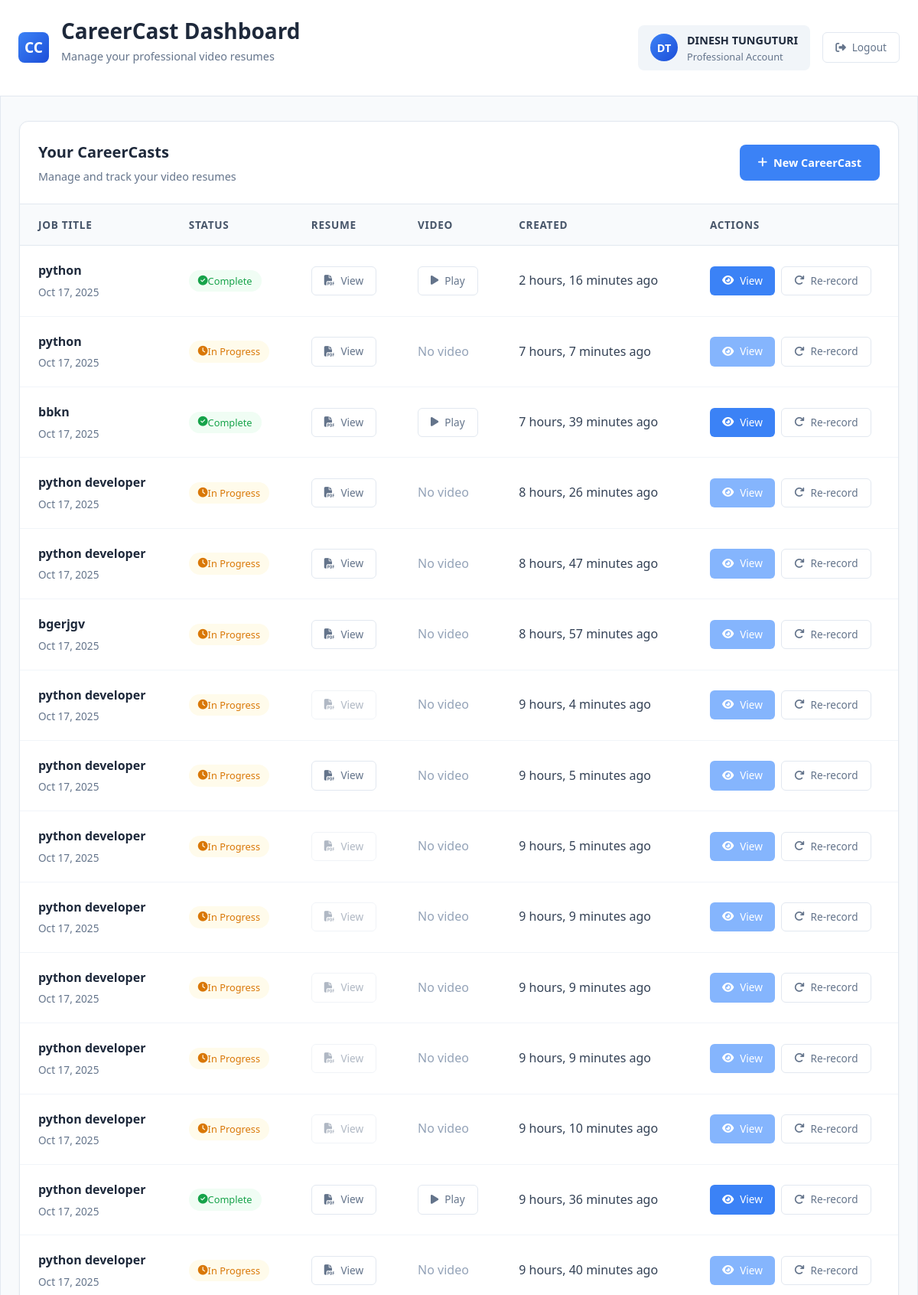
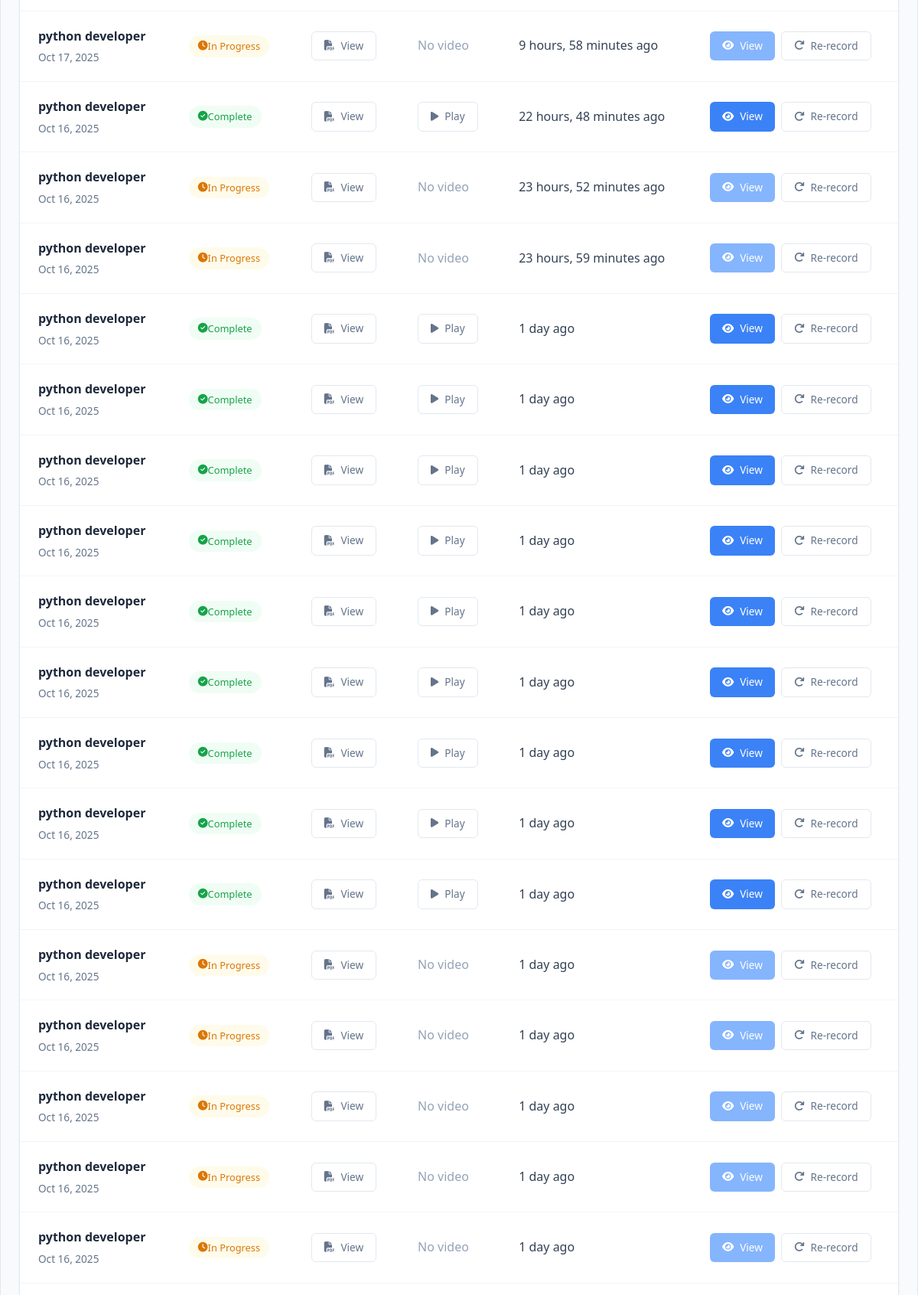
Screenshot of /dashboard/ (signed in, upper part) with the database file from the repository (2 pictures, top to bottom).
### main_app/models.py (models this page shows, shortened)
class CustomUser(AbstractUser):
    email = models.EmailField(unique=True)
    otp = models.CharField(max_length=6, blank=True, null=True)
    otp_created_at = models.DateTimeField(null=True, blank=True)
    is_verified = models.BooleanField(default=False)
    def get_profile_initials(self):
        if self.first_name and self.last_name:
            return f"{self.first_name[0]}{self.last_name[0]}".upper()
        elif self.first_name:
            return self.first_name[0].upper()
        else:
            return self.username[0].upper()
    groups = models.ManyToManyField(
        'auth.Group',
        related_name='customuser_set',  # This is the key fix for avoiding clashes
        blank=True,
        help_text='The groups this user belongs to.'
    )
    user_permissions = models.ManyToManyField(
        'auth.Permission',
        related_name='customuser_permissions',  # This is the key fix for avoiding clashes
        blank=True,
        help_text='Specific permissions for this user.'
    )

class CareerCast(models.Model):
    user = models.ForeignKey(settings.AUTH_USER_MODEL, on_delete=models.CASCADE)
    job_title = models.CharField(max_length=255)
    job_description = models.TextField()
    created_at = models.DateTimeField(auto_now_add=True)
    teleprompter_text = models.TextField(null=True, blank=True)
    updated_at = models.DateTimeField(auto_now=True)
    resume_file = models.FileField(upload_to='career_casts/resumes/', null=True, blank=True)
    video_file = models.FileField(upload_to='career_casts/videos/', null=True, blank=True)

### main_app/views.py (the view)
# urls.py: path('dashboard/', views.dashboard, name='dashboard'),
@login_required
def dashboard(request):
    try:
        career_casts = CareerCast.objects.filter(user=request.user).order_by('-created_at')
        profile_initials = request.user.get_profile_initials()
        return render(request, 'main_app/dashboard.html', {
            'career_casts': career_casts,
            'profile_initials': profile_initials
        })
    except Exception as e:
        print(f"Error fetching career casts: {e}")
        return redirect('landing')  # Fallback if there's an error

### main_app/templates/main_app/dashboard.html (shortened to what this page needs)
{% extends 'main_app/base.html' %}
{% load static %}
{% block content %}
<!DOCTYPE html>
<html lang="en">
<head>
  <link rel="stylesheet" href="https://cdnjs.cloudflare.com/ajax/libs/font-awesome/6.4.0/css/all.min.css">
</head>
<body>
  <header class="dashboard-header">
    <div class="header-content">
      <div class="logo-section">
        <div class="logo">CC</div>
        <div class="header-text">
          <h1>CareerCast Dashboard</h1>
          <p>Manage your professional video resumes</p>
        </div>
      </div>
      <div class="user-actions">
        <div class="user-info">
          <div class="user-avatar">
            {% if user.first_name and user.last_name %}
              {{ user.first_name|first }}{{ user.last_name|first }}
            {% else %}
              {% if user.username %}
                {{ user.username|first|upper }}
              {% else %}
                DU
              {% endif %}
            {% endif %}
          </div>
          <div class="user-details">
            <div class="user-name">
              {% if user.first_name and user.last_name %}
                {{ user.first_name }} {{ user.last_name }}
              {% else %}
                {% if user.username %}
                  {{ user.username }}
                {% else %}
                  Demo User
                {% endif %}
              {% endif %}
            </div>
            <div class="user-role">Professional Account</div>
          </div>
        </div>
        <a href="{% url 'logout' %}" class="logout-btn">
          <i class="fas fa-sign-out-alt"></i> Logout
        </a>
      </div>
    </div>
  </header>
  <div class="container">
    <div class="dashboard-content">
      <div class="casts-section">
        <div class="section-header">
          <div>
            <div class="section-title">Your CareerCasts</div>
            <div class="section-subtitle">Manage and track your video resumes</div>
          </div>
          <a href="{% url 'create_cast_step1' %}" class="new-cast-btn" id="newCastBtn">
            <i class="fas fa-plus"></i> New CareerCast
          </a>
        </div>
        <div class="table-container">
          {% if career_casts %}
            <table class="casts-table">
              <thead>
                <tr>
                  <th>Job Title</th>
                  <th>Status</th>
                  <th>Resume</th>
                  <th>Video</th>
                  <th>Created</th>
                  <th>Actions</th>
                </tr>
              </thead>
              <tbody>
  {% for cast in career_casts %}
  <tr>
    <td>
      <div class="job-title">{{ cast.job_title }}</div>
      <div class="job-date">{{ cast.created_at|date:"M d, Y" }}</div>
    </td>
    <td>
      {% if cast.video_file %}
        <span class="status-badge status-complete">
          <i class="fas fa-check-circle"></i> Complete
        </span>
      {% else %}
        <span class="status-badge status-draft">
          <i class="fas fa-clock"></i> In Progress
        </span>
      {% endif %}
    </td>
    <td>
      {% if cast.resume_file %}
        <a href="{{ cast.resume_file.url }}" class="btn btn-outline" target="_blank">
          <i class="fas fa-file-pdf"></i> View
        </a>
      {% else %}
        <button class="btn btn-outline" disabled style="opacity: 0.5; cursor: not-allowed;">
          <i class="fas fa-file-pdf"></i> View
        </button>
      {% endif %}
    </td>
    <td>
      {% if cast.video_file %}
        <a href="{{ cast.video_file.url }}" class="btn btn-outline" target="_blank">
          <i class="fas fa-play"></i> Play
        </a>
      {% else %}
        <span style="color: #94a3b8;">No video</span>
      {% endif %}
    </td>
    <td>{{ cast.created_at|timesince }} ago</td>
    <td>
      <div class="action-buttons">
        {% if cast.video_file %}
          <a href="{% url 'final_result' cast.id %}" class="btn btn-primary">
            <i class="fas fa-eye"></i> View
          </a>
        {% else %}
          <button class="btn btn-primary" disabled style="opacity: 0.5; cursor: not-allowed;">
            <i class="fas fa-eye"></i> View
          </button>
        {% endif %}
        <button class="btn btn-outline" onclick="reRecordVideo('{{ cast.id }}')">
          <i class="fas fa-redo"></i> Re-record
        </button>
      </div>
    </td>
  </tr>
  {% endfor %}
</tbody>
            </table>
          {% endif %}
        </div>
      </div>
    </div>
  </div>
</body>
</html>
{% endblock %}

### main_app/templates/main_app/base.html (shortened to what this page needs)
<!DOCTYPE html>
<html lang="en">
<head>
    <link href="https://cdn.jsdelivr.net/npm/bootstrap@5.1.3/dist/css/bootstrap.min.css" rel="stylesheet">
    <link href="https://cdnjs.cloudflare.com/ajax/libs/font-awesome/6.0.0/css/all.min.css" rel="stylesheet">
</head>
<body>
    {% block content %}
    {% endblock %}
</body>
</html>

### main_app/templates/main_app/base.html (style rules this page uses)
:root { --primary-color: #2563eb; --secondary-color: #64748b; --accent-color: #f59e0b; }
body { font-family: 'Segoe UI', Tahoma, Geneva, Verdana, sans-serif; background-color: #f8f9fa; min-height: 100vh; }
.btn-primary { background: var(--primary-color); border: none; padding: 12px 30px; border-radius: 10px; font-weight: 600; }

### main_app/templates/main_app/dashboard.html (style rules this page uses)
* { box-sizing: border-box; margin: 0; padding: 0; }
body { font-family: 'Segoe UI', system-ui, -apple-system, sans-serif; background-color: #f8fafc; color: #334155; line-height: 1.6; min-height: 100vh; border-left: 1px solid #e2e8f0; border-right: 1px solid #e2e8f0; }
.container { max-width: 100%; margin: 0 auto; padding: 0 1.5rem; }
.dashboard-header { background: white; border-bottom: 1px solid #e2e8f0; padding: 1.5rem 0; margin-bottom: 2rem; margin-left: -1px; margin-right: -1px; padding-left: 1.5rem; padding-right: 1.5rem; }
.header-content { display: flex; justify-content: space-between; align-items: center; max-width: 1400px; margin: 0 auto; }
.logo-section { display: flex; align-items: center; gap: 1rem; }
.logo { width: 40px; height: 40px; background: linear-gradient(135deg, #3b82f6, #1d4ed8); border-radius: 8px; display: flex; align-items: center; justify-content: center; color: white; font-weight: bold; font-size: 1.2rem; }
.header-text h1 { font-size: 1.75rem; font-weight: 700; color: #1e293b; margin-bottom: 0.25rem; }
.header-text p { color: #64748b; font-size: 0.9rem; }
.user-actions { display: flex; align-items: center; gap: 1rem; }
.user-info { display: flex; align-items: center; gap: 0.75rem; padding: 0.5rem 1rem; background: #f1f5f9; border-radius: 8px; }
.user-avatar { width: 36px; height: 36px; background: linear-gradient(135deg, #3b82f6, #1d4ed8); border-radius: 50%; display: flex; align-items: center; justify-content: center; color: white; font-weight: 600; font-size: 0.9rem; }
.user-details { display: flex; flex-direction: column; }
.user-name { font-weight: 600; color: #1e293b; font-size: 0.9rem; }
.user-role { color: #64748b; font-size: 0.8rem; }
.logout-btn { background: transparent; color: #64748b; border: 1px solid #e2e8f0; border-radius: 6px; padding: 0.5rem 1rem; font-size: 0.85rem; transition: all 0.2s; text-decoration: none; display: flex; align-items: center; gap: 0.5rem; }
.dashboard-content { display: grid; grid-template-columns: 1fr; gap: 2rem; margin-bottom: 3rem; max-width: 1400px; margin-left: auto; margin-right: auto; }
.casts-section { background: white; border: 1px solid #e2e8f0; border-radius: 12px; overflow: hidden; box-shadow: 0 1px 3px rgba(0, 0, 0, 0.05); }
.section-header { padding: 1.5rem; border-bottom: 1px solid #e2e8f0; display: flex; justify-content: space-between; align-items: center; }
.section-title { font-size: 1.25rem; font-weight: 600; color: #1e293b; }
.section-subtitle { color: #64748b; font-size: 0.9rem; margin-top: 0.25rem; }
.new-cast-btn { background: #3b82f6; color: white; border: none; border-radius: 8px; padding: 0.75rem 1.5rem; font-weight: 600; font-size: 0.9rem; display: flex; align-items: center; gap: 0.5rem; transition: background 0.2s; cursor: pointer; text-decoration: none; }
.table-container { overflow-x: auto; }
.casts-table { width: 100%; border-collapse: collapse; }
.casts-table th { background: #f8fafc; color: #475569; text-align: left; padding: 1rem 1.5rem; font-weight: 600; font-size: 0.85rem; text-transform: uppercase; letter-spacing: 0.05em; border-bottom: 1px solid #e2e8f0; }
.casts-table td { padding: 1.25rem 1.5rem; border-bottom: 1px solid #f1f5f9; }
.job-title { font-weight: 600; color: #1e293b; margin-bottom: 0.25rem; }
.job-date { color: #64748b; font-size: 0.85rem; }
.status-badge { display: inline-flex; align-items: center; padding: 0.25rem 0.75rem; border-radius: 20px; font-size: 0.8rem; font-weight: 500; }
.status-complete { background: #f0fdf4; color: #16a34a; }
.status-draft { background: #fffbeb; color: #d97706; }
.action-buttons { display: flex; gap: 0.5rem; }
.btn { padding: 0.5rem 1rem; border-radius: 6px; font-size: 0.85rem; font-weight: 500; text-decoration: none; display: inline-flex; align-items: center; gap: 0.5rem; transition: all 0.2s; border: none; cursor: pointer; }
.btn-primary { background: #3b82f6; color: white; }
.btn-outline { background: transparent; color: #64748b; border: 1px solid #e2e8f0; }

### rows the page displays
CustomUser: first_name|first "D", last_name|first "T", first_name "DINESH", last_name "TUNGUTURI"
CareerCast: job_title "python", created_at "Oct 17, 2025", shows "Complete", created_at "2 hours, 16 minutes", shows "View"
CareerCast: job_title "python", created_at "Oct 17, 2025", video_file "In Progress", created_at "7 hours, 7 minutes"
CareerCast: job_title "bbkn", created_at "Oct 17, 2025", shows "Complete", created_at "7 hours, 39 minutes", shows "View"
CareerCast: job_title "python developer", created_at "Oct 17, 2025", video_file "In Progress", created_at "8 hours, 26 minutes"
CareerCast: job_title "python developer", created_at "Oct 17, 2025", video_file "In Progress", created_at "8 hours, 47 minutes"
CareerCast: job_title "bgerjgv", created_at "Oct 17, 2025", video_file "In Progress", created_at "8 hours, 57 minutes"
CareerCast: job_title "python developer", created_at "Oct 17, 2025", video_file "In Progress", resume_file "View", created_at "9 hours, 4 minutes"
CareerCast: job_title "python developer", created_at "Oct 17, 2025", video_file "In Progress", created_at "9 hours, 5 minutes"
CareerCast: job_title "python developer", created_at "Oct 17, 2025", video_file "In Progress", resume_file "View", created_at "9 hours, 5 minutes"
CareerCast: job_title "python developer", created_at "Oct 17, 2025", video_file "In Progress", resume_file "View", created_at "9 hours, 9 minutes"
CareerCast: job_title "python developer", created_at "Oct 17, 2025", video_file "In Progress", resume_file "View", created_at "9 hours, 9 minutes"
CareerCast: job_title "python developer", created_at "Oct 17, 2025", video_file "In Progress", resume_file "View", created_at "9 hours, 9 minutes"
CareerCast: job_title "python developer", created_at "Oct 17, 2025", video_file "In Progress", resume_file "View", created_at "9 hours, 10 minutes"
CareerCast: job_title "python developer", created_at "Oct 17, 2025", shows "Complete", created_at "9 hours, 36 minutes", shows "View"
CareerCast: job_title "python developer", created_at "Oct 17, 2025", video_file "In Progress", created_at "9 hours, 40 minutes"
CareerCast: job_title "python developer", created_at "Oct 17, 2025", video_file "In Progress", created_at "9 hours, 58 minutes"
CareerCast: job_title "python developer", created_at "Oct 16, 2025", shows "Complete", created_at "22 hours, 48 minutes", shows "View"
CareerCast: job_title "python developer", created_at "Oct 16, 2025", video_file "In Progress", created_at "23 hours, 52 minutes"
CareerCast: job_title "python developer", created_at "Oct 16, 2025", video_file "In Progress", created_at "23 hours, 59 minutes"
CareerCast: job_title "python developer", created_at "Oct 16, 2025", shows "Complete", created_at "1 day", shows "View"
CareerCast: job_title "python developer", created_at "Oct 16, 2025", shows "Complete", created_at "1 day", shows "View"
CareerCast: job_title "python developer", created_at "Oct 16, 2025", shows "Complete", created_at "1 day", shows "View"
CareerCast: job_title "python developer", created_at "Oct 16, 2025", shows "Complete", created_at "1 day", shows "View"
CareerCast: job_title "python developer", created_at "Oct 16, 2025", shows "Complete", created_at "1 day", shows "View"
CareerCast: job_title "python developer", created_at "Oct 16, 2025", shows "Complete", created_at "1 day", shows "View"
CareerCast: job_title "python developer", created_at "Oct 16, 2025", shows "Complete", created_at "1 day", shows "View"
CareerCast: job_title "python developer", created_at "Oct 16, 2025", shows "Complete", created_at "1 day", shows "View"
CareerCast: job_title "python developer", created_at "Oct 16, 2025", shows "Complete", created_at "1 day", shows "View"
CareerCast: job_title "python developer", created_at "Oct 16, 2025", video_file "In Progress", created_at "1 day"
CareerCast: job_title "python developer", created_at "Oct 16, 2025", video_file "In Progress", created_at "1 day"
CareerCast: job_title "python developer", created_at "Oct 16, 2025", video_file "In Progress", created_at "1 day"
CareerCast: job_title "python developer", created_at "Oct 16, 2025", video_file "In Progress", created_at "1 day"
CareerCast: job_title "python developer", created_at "Oct 16, 2025", video_file "In Progress", created_at "1 day"
